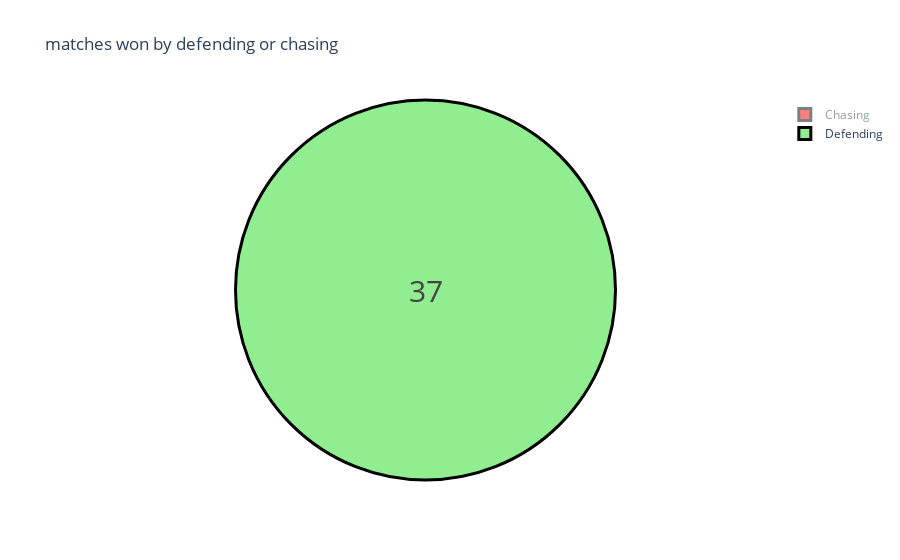

The cell this chart's notebook holds for it:
### Code cell
fig = go.Figure(data = [go.Pie(labels=label, values=counts)])
fig.update_layout(title_text="matches won by defending or chasing")
fig.update_traces(hoverinfo = 'label+percent', textinfo = 'value', textfont_size = 30, 
                  marker = dict(colors=colors, line=dict(color = 'black', width = 3)))

### Figure 1 — Plotly figure (JSON) as saved in the notebook; plotly's stock layout.template omitted (floating-point values rounded to 4 significant figures)
{"data": [{"hoverinfo": "label+percent", "labels": ["Chasing", "Defending"], "marker": {"colors": ["red", "lightgreen"], "line": {"color": "black", "width": 3}}, "textfont": {"size": 30}, "textinfo": "value", "type": "pie", "values": [37, 37]}], "layout": {"autosize": true, "hiddenlabels": ["Chasing"], "title": {"text": "matches won by defending or chasing"}}}
